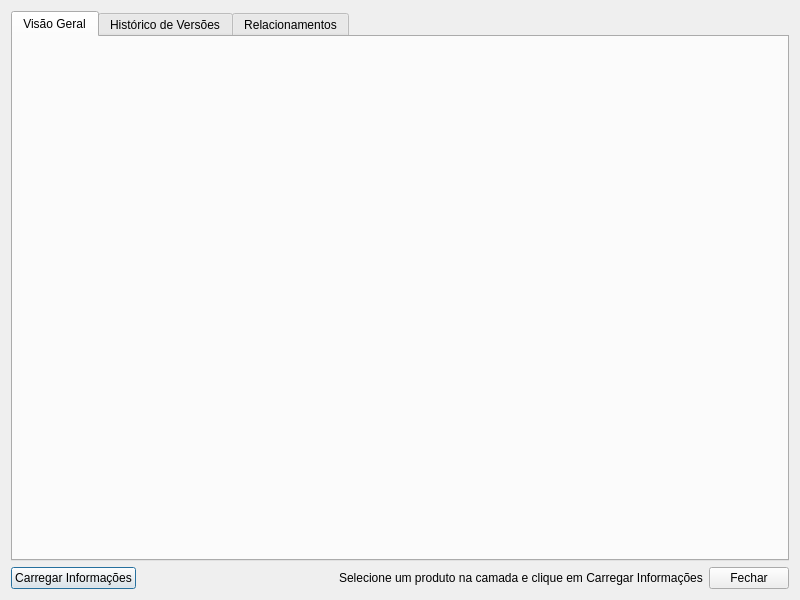
<?xml version="1.0" encoding="UTF-8"?>
<!-- Path: gui\informacao_produto\product_info_dialog.ui -->
<ui version="4.0">
 <class>ProductInfoDialog</class>
 <widget class="QDialog" name="ProductInfoDialog">
  <property name="geometry">
   <rect>
    <x>0</x>
    <y>0</y>
    <width>800</width>
    <height>600</height>
   </rect>
  </property>
  <property name="windowTitle">
   <string>Informações do Produto</string>
  </property>
  <layout class="QVBoxLayout" name="verticalLayout">
   <item>
    <widget class="QTabWidget" name="tabWidget">
     <property name="currentIndex">
      <number>0</number>
     </property>
     <widget class="QWidget" name="overviewTab">
      <attribute name="title">
       <string>Visão Geral</string>
      </attribute>
     </widget>
     <widget class="QWidget" name="versionsTab">
      <attribute name="title">
       <string>Histórico de Versões</string>
      </attribute>
     </widget>
     <widget class="QWidget" name="relationshipsTab">
      <attribute name="title">
       <string>Relacionamentos</string>
      </attribute>
     </widget>
    </widget>
   </item>
   <item>
    <layout class="QHBoxLayout" name="horizontalLayout">
     <item>
      <widget class="QPushButton" name="loadButton">
       <property name="text">
        <string>Carregar Informações</string>
       </property>
      </widget>
     </item>
     <item>
      <spacer name="horizontalSpacer">
       <property name="orientation">
        <enum>Qt::Horizontal</enum>
       </property>
       <property name="sizeHint" stdset="0">
        <size>
         <width>40</width>
         <height>20</height>
        </size>
       </property>
      </spacer>
     </item>
     <item>
      <widget class="QLabel" name="statusLabel">
       <property name="text">
        <string>Selecione um produto na camada e clique em Carregar Informações</string>
       </property>
      </widget>
     </item>
     <item>
      <widget class="QPushButton" name="closeButton">
       <property name="text">
        <string>Fechar</string>
       </property>
      </widget>
     </item>
    </layout>
   </item>
  </layout>
 </widget>
 <resources/>
 <connections>
  <connection>
   <sender>closeButton</sender>
   <signal>clicked()</signal>
   <receiver>ProductInfoDialog</receiver>
   <slot>reject()</slot>
   <hints>
    <hint type="sourcelabel">
     <x>742</x>
     <y>579</y>
    </hint>
    <hint type="destinationlabel">
     <x>400</x>
     <y>300</y>
    </hint>
   </hints>
  </connection>
 </connections>
</ui>
